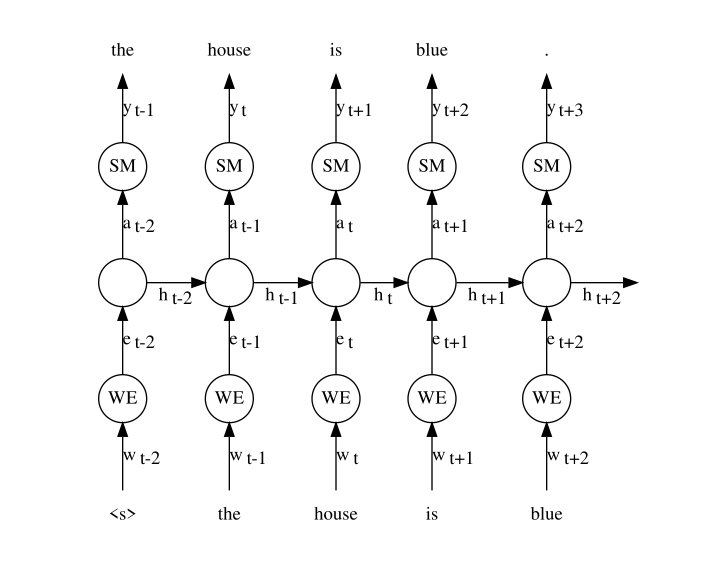

Python code for this plot:
import graphviz as G

# boolean variables to denote dense or sparse connections between layers
DENSE = True
SPARSE = False


TIMESTEPS = 5
TIME_OFFSET = 3
words=['&lt;s&gt;','the','house','is','blue','.']

unrolled = G.Digraph(node_attr={'shape':'circle', 'fixedsize':'true'}, graph_attr={'style':'invis', 'rankdir':'BT', 'color':'transparent'})

i=0
for step in range(TIMESTEPS+2):
    if step == 0 or step == TIMESTEPS+1:
        with unrolled.subgraph(name='cluster_'+str(i)) as c:
            c.node('a'+str(step), '', color='transparent')
            c.node('b'+str(step), '', color='transparent')
            c.node('c'+str(step), '', color='transparent') 
            c.node('d'+str(step), '', color='transparent')
            c.edge('a'+str(step), 'b'+str(step), style='invis') 
            c.edge('b'+str(step), 'c'+str(step), style='invis')
            c.edge('c'+str(step), 'd'+str(step), style='invis')
    else:
        with unrolled.subgraph(name='cluster_'+str(i)) as c:
            c.node('a'+str(step), words[TIMESTEPS-step], color='transparent');
            c.node('b'+str(step), 'WE')
            #c.node('c'+str(step), 't'+'{:=+d}'.format(TIME_OFFSET-step) if TIME_OFFSET-step else 't')
            c.node('c'+str(step), '')
            c.node('d'+str(step), 'SM');
            #c.node('e'+str(step), '<w<sub>'+'t'+'{:=+d}'.format(TIME_OFFSET-step+1)+'</sub>>' if TIME_OFFSET-step+1 else '<w<sub>'+'t'+'</sub>>', color='transparent');
            c.node('e'+str(step), words[TIMESTEPS-step+1], color='transparent');
            c.edge('a'+str(step), 'b'+str(step), label='<w<sub>'+'t'+'{:=+d}'.format(TIME_OFFSET-step)+'</sub>>' if TIME_OFFSET-step else '<w<sub>'+'t'+'</sub>>'); 
            c.edge('b'+str(step), 'c'+str(step), label='<e<sub>'+'t'+'{:=+d}'.format(TIME_OFFSET-step)+'</sub>>' if TIME_OFFSET-step else '<e<sub>'+'t'+'</sub>>'); 
            c.edge('c'+str(step), 'd'+str(step), label='<a<sub>'+'t'+'{:=+d}'.format(TIME_OFFSET-step)+'</sub>>' if TIME_OFFSET-step else '<a<sub>'+'t'+'</sub>>');
            c.edge('d'+str(step), 'e'+str(step), label='<y<sub>'+'t'+'{:=+d}'.format(TIME_OFFSET-step+1)+'</sub>>' if TIME_OFFSET-step+1 else '<y<sub>'+'t'+'</sub>>');
            
for step in range(1, TIMESTEPS+1):
    unrolled.edge('c'+str(step-1), 'c'+str(step), label='<h<sub>'+'t'+'{:=+d}'.format(TIME_OFFSET-step)+'</sub>>' if TIME_OFFSET-step else '<h<sub>'+'t'+'</sub>>', constraint='false', dir='back', color='black')

unrolled.render(filename='RNNLM', format='svg');
